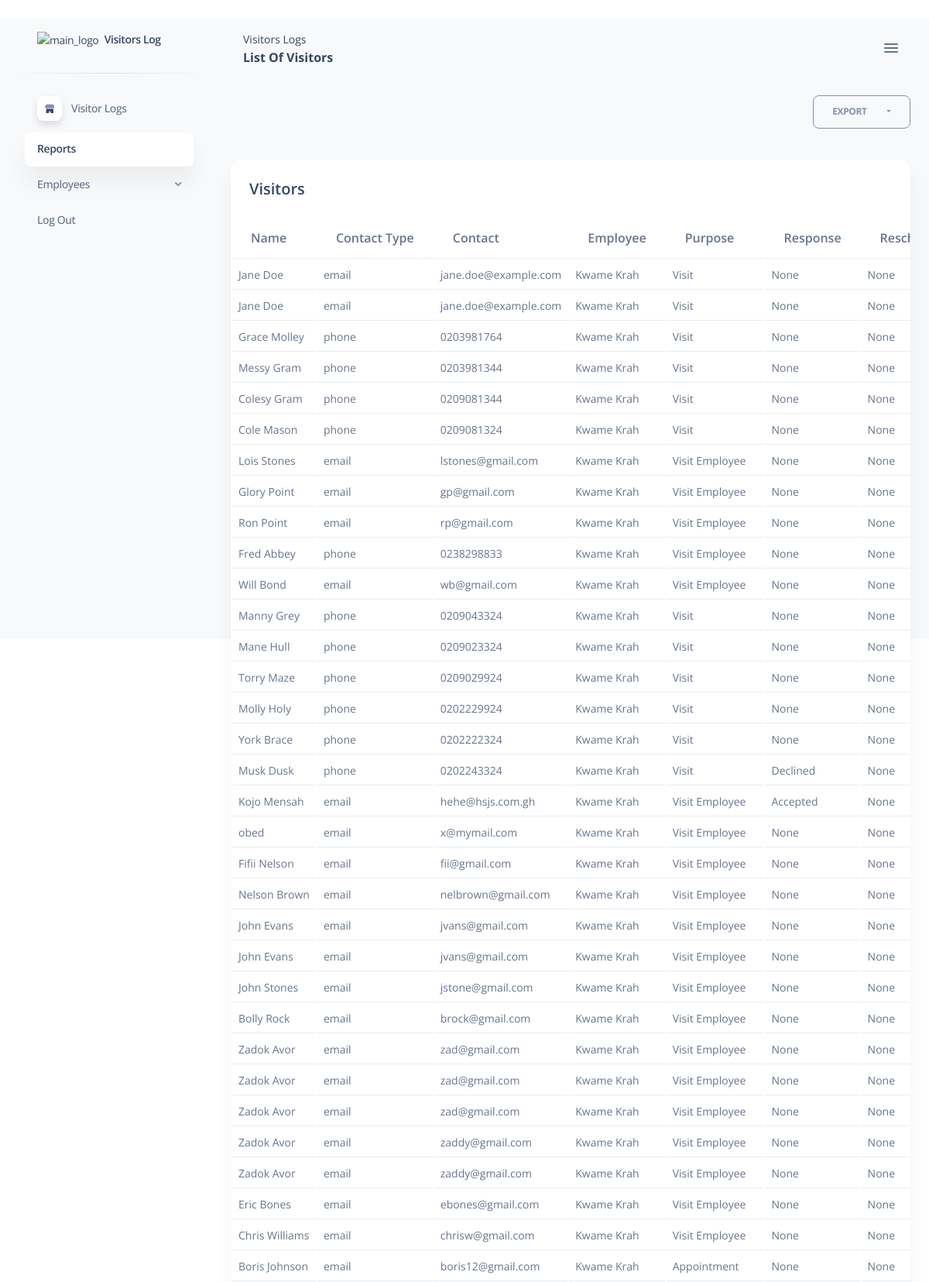
Screenshot of /reports (signed in, upper part) with the database file from the repository.
### app/models.py (models this page shows)
class Visit(db.Model):
    id = db.Column(db.Integer, primary_key=True, autoincrement=True, nullable=False)
    full_name = db.Column(db.String(50), nullable=False)  # Increased length to accommodate longer names
    contact_method = db.Column(db.String(10), nullable=False, default='email')  # 'email' or 'phone'
    contact = db.Column(db.String(50), nullable=False)  # Increased length to accommodate longer email or phone numbers
    staff_name = db.Column(db.String(50), nullable=False)  # Increased length for more descriptive staff names
    purpose = db.Column(db.String(100), nullable=False)  # Increased length for more detailed purposes
    multiple_visitors = db.Column(db.Boolean, default=False)  # To indicate if multiple individuals
    number_of_visitors = db.Column(db.Integer, default=1)  # To store the number of individuals if 'multiple' is True
    entry_time = db.Column(db.String(30), nullable=False)
    exit_time = db.Column(db.String(30))
    status = db.Column(db.String(30), nullable=False)
    response = db.Column(db.String(30))
    reschedule_date = db.Column(db.String(30))
    cancellation_reason = db.Column(db.String(30))
    delete_yn = db.Column(db.String(1), nullable=False)
    image = db.Column(db.String(120))  # URL or file path for the image

### app/routes.py (the view)
@app.route('/reports')
@login_required
def reports():
    visits_data = Visit.query.all()  # Fetch all visits from the database
    return render_template('reports.html', visits=visits_data)

### app/controllers.py (called while the page is built)
def login_required(f):
    @wraps(f)
    def decorated_function(*args, **kwargs):
        if 'user_id' not in session:
            return redirect(url_for('login_view'))
        return f(*args, **kwargs)
    return decorated_function

### app/templates/reports.html (shortened to what this page needs)
<!DOCTYPE html>
<html lang="en" xmlns="http://www.w3.org/1999/html">
<head>
    <link href="{{ url_for('static', filename='dashboard/css/nucleo-icons.css') }}" rel="stylesheet"/>
    <link href="{{ url_for('static', filename='dashboard/css/nucleo-svg.css') }}" rel="stylesheet"/>
    <link href="{{ url_for('static', filename='dashboard/css/nucleo-svg.css') }}" rel="stylesheet"/>
    <link rel="stylesheet" href="https://cdnjs.cloudflare.com/ajax/libs/font-awesome/5.15.4/css/all.min.css">
    <link id="pagestyle" href="{{ url_for('static', filename='dashboard/css/soft-ui-dashboard.min3f71.css') }}"
          rel="stylesheet"/>
</head>
<body style="height: 100%!important">
<div class="g-sidenav-show  bg-gray-100" style="height: 100vh!important">
<aside class="sidenav navbar navbar-vertical navbar-expand-xs border-0 border-radius-xl my-3 fixed-start ms-3 "
       id="sidenav-main">
    <div class="sidenav-header">
        <a class="navbar-brand m-0" href="#" target="_blank">
            <img src="https://glns.info/wp-content/uploads/2024/04/Ghana-Link-Logos-03.png" class="navbar-brand-img h-100" alt="main_logo">
            <span class="ms-1 font-weight-bold">Visitors Log</span>
        </a>
    </div>
    <hr class="horizontal dark mt-0">
    <div class="collapse navbar-collapse  w-auto h-auto" id="sidenav-collapse-main">
        <ul class="navbar-nav">
            <li class="nav-item">
                <a class="nav-link"
                   aria-controls="dashboardsExamples" role="button" aria-expanded="false"  href="/visit-logs">
                    <div class="icon icon-shape icon-sm shadow border-radius-md bg-white text-center d-flex align-items-center justify-content-center  me-2">
                    </div>
                    <span class="nav-link-text ms-1">Visitor Logs</span>
                </a>
            </li>
            {% if session.user_role == "hr" %}
            <li class="nav-item">
                     <li class="nav-item ">
                            <a class="nav-link active" aria-expanded="false" href="/reports">
                                <span class="sidenav-normal"> Reports <b class="caret"></b></span>
                            </a>
                    </li>
                        <li class="nav-item ">
                            <a class="nav-link " data-bs-toggle="collapse" aria-expanded="false" href="#usersExample">
                                <span class="sidenav-normal"> Employees <b class="caret"></b></span>
                            </a>
                        </li>
                        <li class="nav-item ">
                            <a class="nav-link " href="/logout">
                                <span class="sidenav-normal"> Log Out </span>
                            </a>
                        </li>
            {% endif %}
        </ul>
    </div>
</aside>
<main class="main-content position-relative max-height-vh-100 h-100 border-radius-lg ">
    <nav class="navbar navbar-main navbar-expand-lg position-sticky mt-4 top-1 px-0 mx-4 shadow-none border-radius-xl z-index-sticky"
         id="navbarBlur" data-scroll="true">
        <div class="container-fluid py-1 px-3">
            <nav aria-label="breadcrumb">
                <ol class="breadcrumb bg-transparent mb-0 pb-0 pt-1 px-0 me-sm-6 me-5">
                    <li class="breadcrumb-item text-sm text-dark active" aria-current="page">Visitors Logs</li>
                </ol>
                <h6 class="font-weight-bolder mb-0">List Of Visitors</h6>
            </nav>
            <div class="sidenav-toggler sidenav-toggler-inner d-xl-block d-none ">
                <a href="javascript:;" class="nav-link text-body p-0">
                    <div class="sidenav-toggler-inner">
                        <i class="sidenav-toggler-line"></i>
                        <i class="sidenav-toggler-line"></i>
                        <i class="sidenav-toggler-line"></i>
                    </div>
                </a>
            </div>
        </div>
    </nav>
    <div class="container-fluid py-4">
        <div class="row">
            <div class="col-lg-6 col-12 d-flex ms-auto">
                    <a href="javascript:;" class="btn btn-icon btn-outline-secondary dropdown-toggle ms-auto" id="dropdownImport"
                            data-bs-toggle="dropdown" aria-expanded="false">
                        <span class="btn-inner--text">Export</span>
                        <span class="btn-inner--icon ms-2"><i class="ni ni-folder-17"></i></span>
                    </a>
            </div>
        </div>
        <div class="row mt-4">
            <div class="col-12">
                <div class="card">
                    <div class="card-header">
                        <h5 class="mb-0">Visitors</h5>
                    </div>
                    <div class="table-responsive">
                        <table class="table table-flush" id="datatable-search">
                            <thead class="thead-light">
                            <tr>
                                <th>Name</th>
                                <th>Contact Type</th>
                                <th>Contact</th>
                                <th>Employee</th>
                                <th>Purpose</th>
                                <th>Response</th>
                                <th>Reschedule Date</th>
                            </tr>
                            </thead>
                            <tbody>
                                {% for visit in visits %}
                                <tr>
                                    <td class="text-sm font-weight-normal">{{ visit.full_name }}</td>
                                    <td class="text-sm font-weight-normal">{{ visit.contact_method }}</td>
                                    <td class="text-sm font-weight-normal">{{ visit.contact }}</td>
                                    <td class="text-sm font-weight-normal">{{ visit.staff_name }}</td>
                                    <td class="text-sm font-weight-normal">{{ visit.purpose }}</td>
                                    <td class="text-sm font-weight-normal">{{ visit.response }}</td>
                                    <td class="text-sm font-weight-normal">{{ visit.reschedule_date }}</td>
                                </tr>
                                {% endfor %}
                            </tbody>
                        </table>
                    </div>
                </div>
            </div>
        </div>
    </div>
</main>
</div>
</body>
</html>

### app/static/dashboard/css/nucleo-svg.css (style rules this page uses)
.icon { display:inline-block;color:#111;height:1em;width:1em }
.icon-sm { height:.8em;width:.8em }
.icon { fill:currentColor;stroke:none }

### rows the page displays
Visit: full_name "Jane Doe", contact_method "email", contact "jane.doe@example.com", staff_name "Kwame Krah", purpose "Visit", response "None", reschedule_date "None"
Visit: full_name "Jane Doe", contact_method "email", contact "jane.doe@example.com", staff_name "Kwame Krah", purpose "Visit", response "None", reschedule_date "None"
Visit: full_name "Grace Molley", contact_method "phone", contact "0203981764", staff_name "Kwame Krah", purpose "Visit", response "None", reschedule_date "None"
Visit: full_name "Messy Gram", contact_method "phone", contact "0203981344", staff_name "Kwame Krah", purpose "Visit", response "None", reschedule_date "None"
Visit: full_name "Colesy Gram", contact_method "phone", contact "0209081344", staff_name "Kwame Krah", purpose "Visit", response "None", reschedule_date "None"
Visit: full_name "Cole Mason", contact_method "phone", contact "0209081324", staff_name "Kwame Krah", purpose "Visit", response "None", reschedule_date "None"
Visit: full_name "Lois Stones", contact_method "email", contact "lstones@gmail.com", staff_name "Kwame Krah", purpose "Visit Employee", response "None", reschedule_date "None"
Visit: full_name "Glory Point", contact_method "email", contact "gp@gmail.com", staff_name "Kwame Krah", purpose "Visit Employee", response "None", reschedule_date "None"
Visit: full_name "Ron Point", contact_method "email", contact "rp@gmail.com", staff_name "Kwame Krah", purpose "Visit Employee", response "None", reschedule_date "None"
Visit: full_name "Fred Abbey", contact_method "phone", contact "0238298833", staff_name "Kwame Krah", purpose "Visit Employee", response "None", reschedule_date "None"
Visit: full_name "Will Bond", contact_method "email", contact "wb@gmail.com", staff_name "Kwame Krah", purpose "Visit Employee", response "None", reschedule_date "None"
Visit: full_name "Manny Grey", contact_method "phone", contact "0209043324", staff_name "Kwame Krah", purpose "Visit", response "None", reschedule_date "None"
Visit: full_name "Mane Hull", contact_method "phone", contact "0209023324", staff_name "Kwame Krah", purpose "Visit", response "None", reschedule_date "None"
Visit: full_name "Torry Maze", contact_method "phone", contact "0209029924", staff_name "Kwame Krah", purpose "Visit", response "None", reschedule_date "None"
Visit: full_name "Molly Holy", contact_method "phone", contact "0202229924", staff_name "Kwame Krah", purpose "Visit", response "None", reschedule_date "None"
Visit: full_name "York Brace", contact_method "phone", contact "0202222324", staff_name "Kwame Krah", purpose "Visit", response "None", reschedule_date "None"
Visit: full_name "Musk Dusk", contact_method "phone", contact "0202243324", staff_name "Kwame Krah", purpose "Visit", response "Declined", reschedule_date "None"
Visit: full_name "Kojo Mensah", contact_method "email", contact "hehe@hsjs.com.gh", staff_name "Kwame Krah", purpose "Visit Employee", response "Accepted", reschedule_date "None"
Visit: full_name "obed", contact_method "email", contact "x@mymail.com", staff_name "Kwame Krah", purpose "Visit Employee", response "None", reschedule_date "None"
Visit: full_name "Fifii Nelson", contact_method "email", contact "fii@gmail.com", staff_name "Kwame Krah", purpose "Visit Employee", response "None", reschedule_date "None"
Visit: full_name "Nelson Brown", contact_method "email", contact "nelbrown@gmail.com", staff_name "Kwame Krah", purpose "Visit Employee", response "None", reschedule_date "None"
Visit: full_name "John Evans", contact_method "email", contact "jvans@gmail.com", staff_name "Kwame Krah", purpose "Visit Employee", response "None", reschedule_date "None"
Visit: full_name "John Evans", contact_method "email", contact "jvans@gmail.com", staff_name "Kwame Krah", purpose "Visit Employee", response "None", reschedule_date "None"
Visit: full_name "John Stones", contact_method "email", contact "jstone@gmail.com", staff_name "Kwame Krah", purpose "Visit Employee", response "None", reschedule_date "None"
Visit: full_name "Bolly Rock", contact_method "email", contact "brock@gmail.com", staff_name "Kwame Krah", purpose "Visit Employee", response "None", reschedule_date "None"
Visit: full_name "Zadok Avor", contact_method "email", contact "zad@gmail.com", staff_name "Kwame Krah", purpose "Visit Employee", response "None", reschedule_date "None"
Visit: full_name "Zadok Avor", contact_method "email", contact "zad@gmail.com", staff_name "Kwame Krah", purpose "Visit Employee", response "None", reschedule_date "None"
Visit: full_name "Zadok Avor", contact_method "email", contact "zad@gmail.com", staff_name "Kwame Krah", purpose "Visit Employee", response "None", reschedule_date "None"
Visit: full_name "Zadok Avor", contact_method "email", contact "zaddy@gmail.com", staff_name "Kwame Krah", purpose "Visit Employee", response "None", reschedule_date "None"
Visit: full_name "Zadok Avor", contact_method "email", contact "zaddy@gmail.com", staff_name "Kwame Krah", purpose "Visit Employee", response "None", reschedule_date "None"
Visit: full_name "Eric Bones", contact_method "email", contact "ebones@gmail.com", staff_name "Kwame Krah", purpose "Visit Employee", response "None", reschedule_date "None"
Visit: full_name "Chris Williams", contact_method "email", contact "chrisw@gmail.com", staff_name "Kwame Krah", purpose "Visit Employee", response "None", reschedule_date "None"
Visit: full_name "Boris Johnson", contact_method "email", contact "boris12@gmail.com", staff_name "Kwame Krah", purpose "Appointment", response "None", reschedule_date "None"
